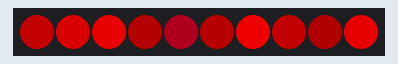
Simulated run of this sketch. Board: Arduino Uno, built with avr-gcc and run on an emulated ATmega328P. Shown: 10 RGB LEDs in strip order, left to right. No radio packets arrive unless stated.

Above: at 1.06 s.
At 10.45 s:
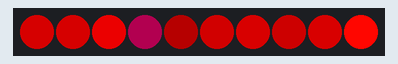
At 21.05 s:
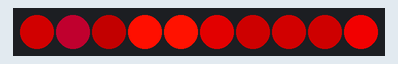
At 24.16 s:
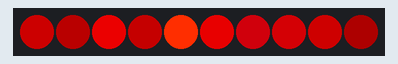
At 39.86 s:
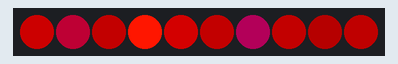

The sketch:

receiver.ino
```cpp
/*
* Arduino Wireless Communication Tutorial
*       Example 1 - Receiver Code
*
* by Dejan Nedelkovski, www.HowToMechatronics.com
*
* Library: TMRh20/RF24, https://github.com/tmrh20/RF24/
*/

#include "printf.h"
#include <SPI.h>
#include <nRF24L01.h>
#include <RF24.h>

RF24 radio(9, 10); // CE, CSN

#include "FastLED.h"

#define LED_PIN 3
#define LED_TYPE WS2812B
#define CHIPSET WS2812B
#define COLOR_ORDER GRB
#define NUM_LEDS 10
#define BRIGHTNESS 255 // Up to 255

CRGB leds[NUM_LEDS];

// 0 - 124
const byte channel = 42;

const uint64_t pipe = 0xB3F5B5DA00LL;

struct RGBData {
  byte r;
  byte g;
  byte b;
};

RGBData pixels[NUM_LEDS];

void setup() {
  // Serial debugging
  Serial.begin(9600);

  radio.begin();
  radio.setChannel(channel);
  radio.setRetries(5, 15);
  radio.openReadingPipe(1, pipe);
  radio.setPALevel(RF24_PA_MIN);
  radio.setDataRate(RF24_1MBPS);
  radio.setPayloadSize(sizeof(pixels));
  radio.startListening();

  printf_begin();             // needed only once for printing details
  radio.printDetails();       // (smaller) function that prints raw register values
  radio.printPrettyDetails(); // (larger) function that prints human readable data

  delay(1000);
  FastLED.addLeds<CHIPSET, LED_PIN, COLOR_ORDER>(leds, NUM_LEDS).setCorrection(TypicalLEDStrip);
  FastLED.setBrightness(BRIGHTNESS);

  fill_solid(leds, NUM_LEDS, CRGB(10, 10, 10));
  FastLED.show();
}

unsigned int wait = 0;
bool sleep = false;


  CRGB orange = CRGB(255, 50, 0);
  CRGB darkdarkred = CRGB(50, 0, 0);
  CRGB darkdarkpurple = CRGB(60, 0, 30);
  CRGB yellow = CRGB(255, 255, 0);

CRGBPalette16 currentPalette = CRGBPalette16(
    CRGB::Black,
    CRGB::Maroon,
    darkdarkred,
    CRGB::Maroon,

    CRGB::DarkRed,
    darkdarkred,
    darkdarkpurple,
    CRGB::DarkRed,

    darkdarkred,
    CRGB::DarkRed,
    CRGB::Red,
    darkdarkred,

    CRGB::Red,
    orange,
    CRGB::Red,
    CRGB::DarkRed
);

int foo = 0;

void fillnoise8() {

  #define scale 50                                                          // Was 30. Don't change this programmatically or everything shakes.

  for(int i = 0; i < NUM_LEDS; i++) {                                       // Just ONE loop to fill up the LED array as all of the pixels change.
    uint8_t index = inoise16((i*scale) << 8, (millis()/10/5+i*scale) << 8) >> 8;                   // Get a value from the noise function. I'm using both x and y axis.
    // uint8_t index = inoise8(i*scale, (millis()/10/5+i*scale));                   // Get a value from the noise function. I'm using both x and y axis.
    leds[i] = ColorFromPalette(currentPalette, index, BRIGHTNESS, LINEARBLEND);    // With that value, look up the 8 bit colour palette value and assign it to the current LED.
    // leds[i] = CRGB((millis() / 100) % 255, 0, 0);
  }

} // fillnoise8()

void loop() {
  EVERY_N_MILLIS(10) {
    foo++;
  }
  fillnoise8();
  LEDS.show();
  return;

  radio.startListening();
  uint8_t pipe;
  if (radio.available(&pipe)) {
    Serial.println("radio.available()");
    wait = 0;
    sleep = false;
    radio.read(&pixels, sizeof(pixels));
    for (unsigned int i = 0; i < NUM_LEDS; i++) {
      leds[i].setRGB(pixels[i].r, pixels[i].g, pixels[i].b);
    }
    FastLED.show();
//    FastLED.delay(8);
    return;
  }

  if (sleep) {
    Serial.println("sleep");
//    radio.stopListening();
    delay(1000);
    return;
  }

  wait++;
  if (wait > 30000) {
    Serial.println("wait 30000 exceeded. sleeping.");
    FastLED.clear();
    FastLED.show();
    sleep = true;
  }
}
```
